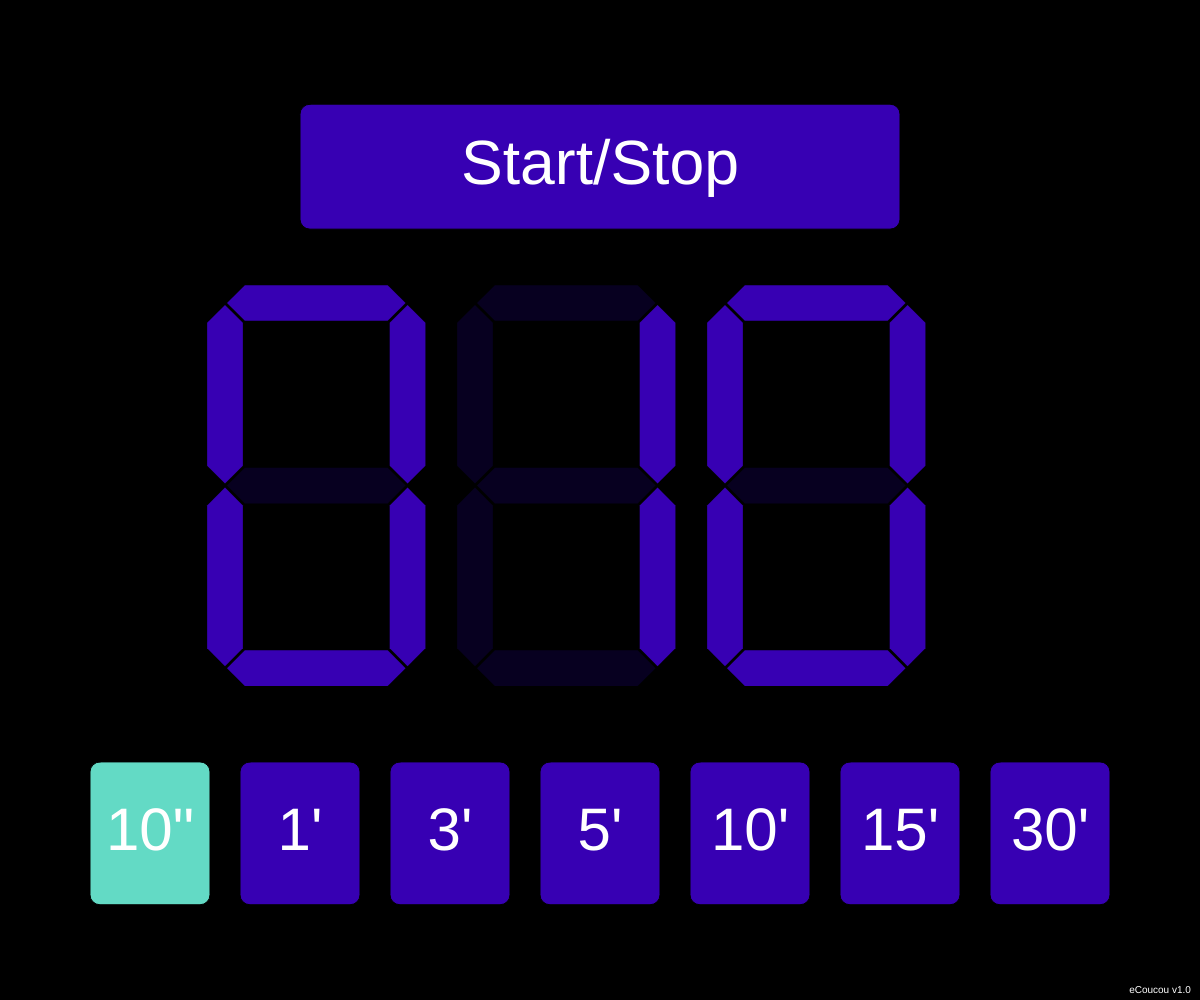
Frame 1 (no input)
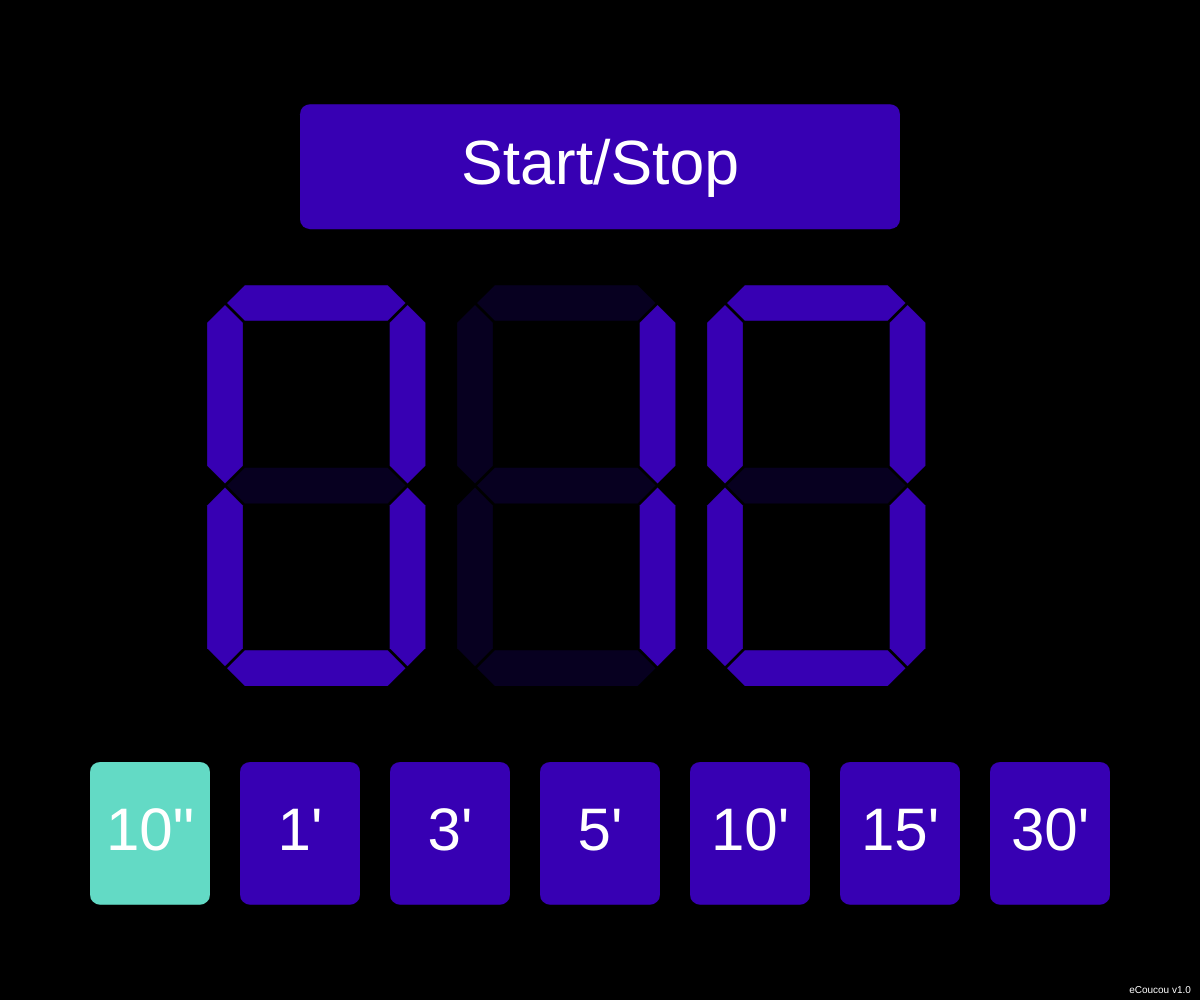
Frame 60 (no input)
Frame 120 (the mouse pressed at the canvas centre since frame 60): identical to frame 60, image omitted

The p5.js sketch that drew these frames (run headless with seeded random() and noise() and a simulated clock; from frame 60 on, the mouse is pressed at the canvas centre):

// p5.js sketch
// ── sketch.js
const eC = {version: 'v1.0', release:'r0', date:'mar/24', owner: 'rky', code:'y2I', annee:'2024', maj:'mar/24'};

let compteur;
let decompte=10;
let nbMilli=0;
let run = false;
let canvas;
let btn= [];
let btn_txt = ['10"',"1'","3'","5'","10'","15'","30'"];
let btn_value = [10,60,180,300,600,900,1800];
let btnSt;

function windowResized() {
	canvas = createCanvas(innerWidth,innerHeight);
	let h = Math.min(width/7,height/7);
	compteur.resize(width/2,height/2,h,3);
	for (let n=0;n<btn_txt.length;n++) {
		btn[n].resize(width/8*(n+1),5*height/6,width/10,height/7);
	}
	btnSt.resize(width/2,height/6,width/2,height/8) ;
}

function setup() {
	canvas = createCanvas(innerWidth,innerHeight);
	let h = Math.min(width/7,height/7);
	compteur = new Afficheur(width/2,height/2,h,3);
	for (let n=0;n<btn_txt.length;n++) {
		btn.push( new Bouton(width/8*(n+1),5*height/6,width/10,height/7,btn_txt[n], btn_value[n]) );
	}
	btn[0].select=true;
	btnSt = new Bouton(width/2,height/6,width/2,height/8,"Start/Stop", 1) ;
}

function keyPressed() {
	if (key=='r' | key=='R') restart();
	if (key=='s' | key=='s') run = !run;
	if (key=='0') restart(10);
	if (key=='1') restart(60);
	if (key=='3') restart(180);
	if (key=='5') restart(300);
	if (key=='A' | key=='a') restart(600);
	if (key=='B' | key=='b') restart(900);
	if (key=='C' | key=='a') restart(1800);
}

function restart(t=decompte) {
	decompte=t;
	nbMilli=0;
	run = true;
	btnSt.select = run;
}

function mousePressed() {
	if (mouseY>height/2) {
		for (let bt of btn) {
			if (bt.click(mouseX, mouseY)) {
				restart(bt.value); }
		}
	} else {
		if (btnSt.click(mouseX, mouseY)) {
			run = !run;
			btnSt.select = run;
		}
	}
}

function draw() {
	background(0);
	if (run) {
		nbMilli += deltaTime;
	}
	let num = int(nbMilli/1000);

	num = Math.max(0,decompte-num);
	let on=true;
	if (num==0) on=false;
	
	compteur.affiche(num,on,run);
	for (let bt of btn) {
		bt.show();
	}
	btnSt.show();

	//----
    textAlign(CENTER,CENTER);
    textSize(10); fill(color(255));noStroke();
    text('eCoucou '+eC.version, width-40, height-10);
}

//---------------------------------------------------------
class Afficheur {
	constructor(x,y,w,n) {
		this.resize(x,y,w,n);
		this.couleur="#63DAC5";
		this.bk_couleur="#00180A";
	}

	resize(x,y,w,n){
		this.w = w;
		this.h = w/4;
		this.n=n;
		this.x=x;
		this.y=y;
	}

	segment(x,y,orient,etat) {
		push();
		translate(x,y);
		rectMode(CENTER);
		noStroke();
		fill(etat?this.couleur:this.bk_couleur);
		if (orient) rotate(HALF_PI);
		beginShape();
		vertex(this.w/2,-this.h/2); //HD
		vertex(this.w/2+this.h/2,0);
		vertex(this.w/2,this.h/2); //BD
		vertex(-this.w/2,this.h/2); //BG
		vertex(-this.w/2-this.h/2,0);
		vertex(-this.w/2,-this.h/2); //HG
		// rect(0,0,w,h);
		endShape(CLOSE);
		pop();
	}

	show(val,decX,decY) {
		const convert = [0x3F, 0x06, 0x5b, 0x4f, 0x66, 0x6d, 0x7d, 0x07, 0x7f, 0x6f];
		const pos = [ 0x10, 0x21, 0x23, 0x14, 0x03, 0x01, 0x12];
		const orign = 0x36; // 0110110 = 36
		for (let i=0;i<7;i++) {
			const orient = (orign >> i) & 0x01;
			const etat = (convert[val] >> i) & 0x01;
			const x = (pos[i]>>4) * (this.w/2+this.h/2+2) +this.x +decX;
			const y = (pos[i]&0x0F) * (this.w/2+this.h/2+2) + this.y +decY;
			this.segment(x,y,orient,etat);
		}
	}
	affiche(num,on=true,run=true) {
		if (on) {
			if(run) {
				this.couleur = "#63DAC5";
				this.bk_couleur = "#00180A";
			} else {
				this.couleur = "#3700B3";
				this.bk_couleur = "#070020";
			}
		} else {
			this.bk = "#300000";
			if ((int(frameCount/10))%2 == 0) {
				this.couleur=this.bk_couleur;
			} else {
				this.couleur = "#b00020";
			}
		}
		const itX = floor(this.w+3*this.h);
		const decX =floor(this.n*itX)/2; //+this.n*2;
		const decY = floor((this.w * 2 + this.h *3)/2) +1;
		for (let i=0;i<this.n;i++) {
			const p=pow(10,i);
			this.show(floor((num/p)%10),-decX+itX*(this.n-i-1),-decY);
		}
	}
}


class Bouton {
	constructor(x,y,w,h,txt,value) {
		this.resize(x,y,w,h);
		this.txt=txt;
		this.value = value;
		this.select=false;
	}

	resize(x,y,w,h) {
		this.x=x;
		this.y=y;
		this.w=w;
		this.h=h;
	}

	choix(c) {
		this.select=c;
	}
	click(x,y) {
		let on = (x<(this.x+this.w/2) & x>(this.x-this.w/2) & y<(this.y+this.h/2) & y>(this.y-this.h/2));
		this.choix(on);
		return on;
 	}

	show() {
		rectMode(CENTER);
		if (this.select) {
			fill('#63DAC5');
		} else {
			fill('#3700B3');
		}
		rect(this.x,this.y,this.w,this.h,10);
		textSize(Math.min(this.h/2,this.w/2));
		textAlign(CENTER,CENTER);
		fill(255);
		text(this.txt,this.x,this.y)
	}
}
